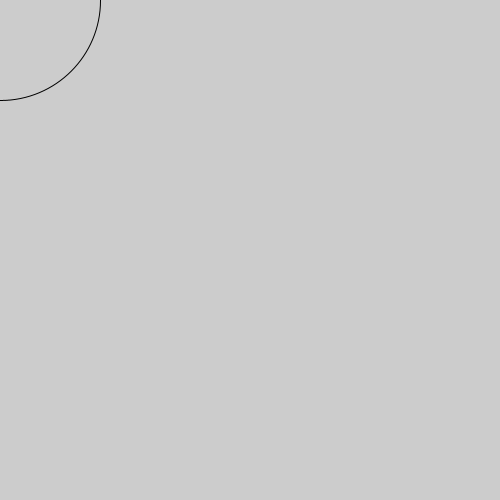
Frame 1 (no input)
Frame 60 (the mouse pressed at the canvas centre just before this capture): identical to frame 1, image omitted
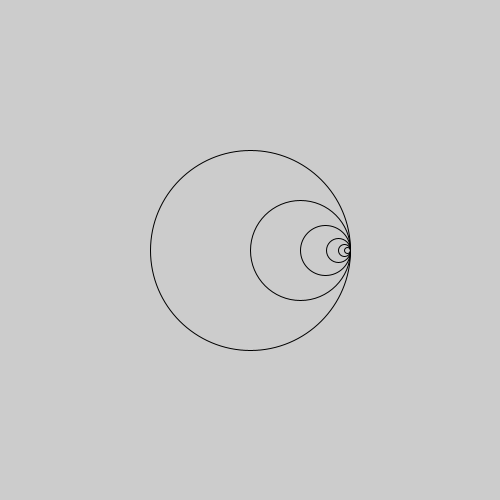
Frame 120 (the mouse held since frame 60 and released just before this capture)

The Processing sketch that drew these frames (run headless with seeded random() and noise(); from frame 60 on, the mouse is pressed at the canvas centre):

// Processing sketch: sketch_140913c_circle_recurse
// ── sketch_140913c_circle_recurse.pde
void setup(){
  size(500, 500);
}

void draw(){
  background(204);
  noFill();
  ellipseMode(CENTER);
  
  float m = map(mouseX, 0, width, 0, 1);
  int n = (int) map(mouseY, 0, height, 10, 50);
  
  recurse(mouseX, mouseY, 100, n, m);
//  recurse(mouseX, mouseY, 100);
}

//void recurse(int x, int y, int s){
//  ellipse(x, y, s, s);
//}

void recurse(int x, int y, int r, int n, float m){
  int s = r * 2;
  ellipse(x, y, s, s);
  if(n > 0){
    int r2 = (int) (r * m);
    int dx = r - r2;
    
    if(r2 > 1){
      recurse(x+dx, y, r2, n-1, m);
    }
  }
}
